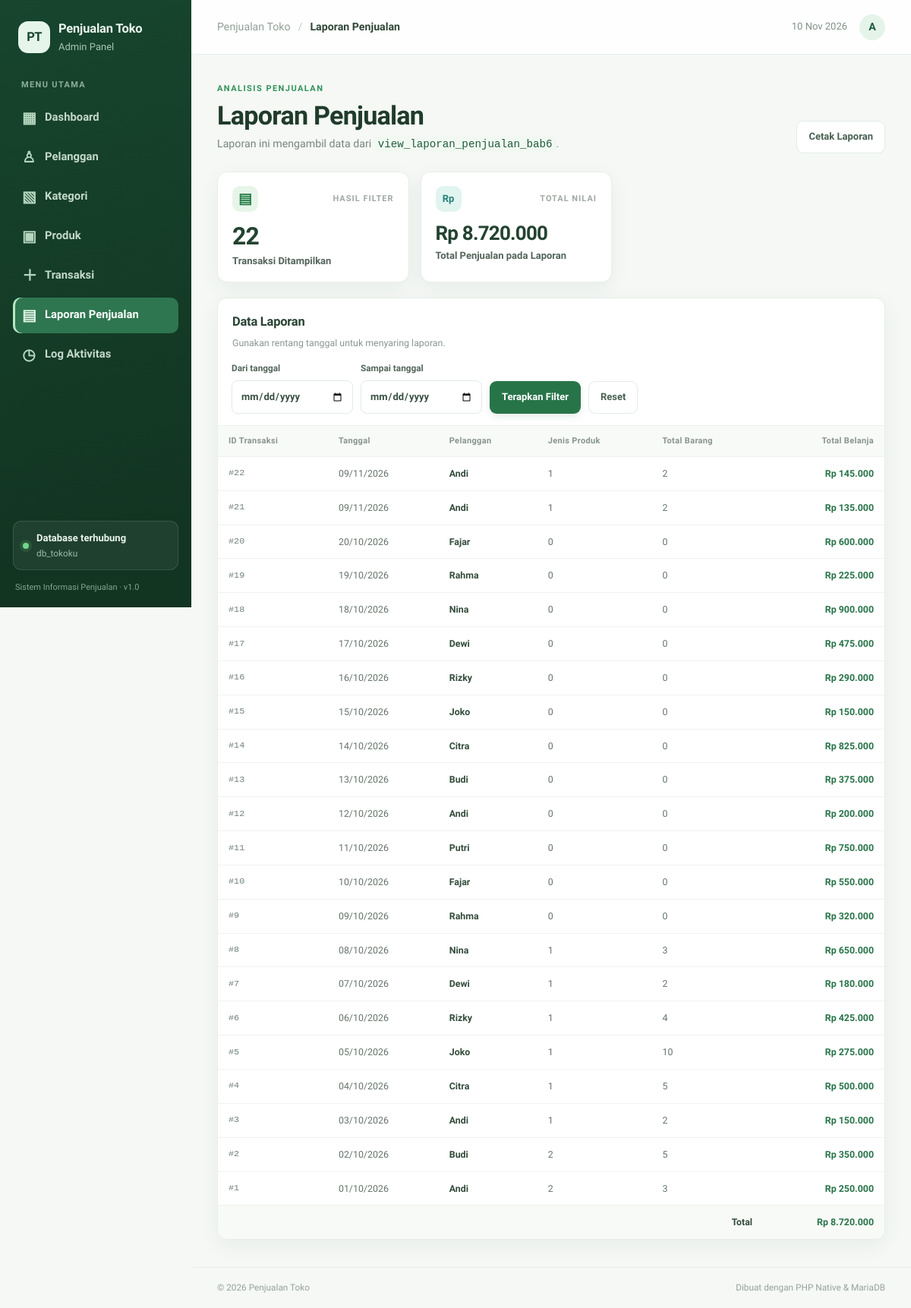
Screenshot of /index.php?page=laporan with the database file from the repository.
### tables this page shows
CREATE TABLE `tbl_transaksi` (
  `id_transaksi` int(11) NOT NULL,
  `tanggal` date DEFAULT NULL,
  `id_pelanggan` int(11) DEFAULT NULL,
  `total_belanja` decimal(12,2) DEFAULT NULL
);

### index.php (called while the page is built, shortened)
<?php
require __DIR__ . '/includes/helpers.php';
$page = $_GET['page'] ?? 'dashboard';
require __DIR__ . '/includes/header.php';
$pageFile = __DIR__ . '/pages/' . $page . '.php';
require $pageFile;
require __DIR__ . '/includes/footer.php';

### includes/helpers.php (called while the page is built, shortened)
<?php
function e(mixed $value): string
{
    return htmlspecialchars((string)($value ?? ''), ENT_QUOTES, 'UTF-8');
}
function rupiah(mixed $value): string
{
    return 'Rp ' . number_format((float)$value, 0, ',', '.');
}

### pages/laporan.php (the view, shortened to what this page needs)
<?php
$start = trim((string)($_GET['mulai'] ?? ''));
$end = trim((string)($_GET['sampai'] ?? ''));
$baseSql = 'SELECT id_transaksi, tanggal, nama_pelanggan, jumlah_jenis_produk, total_barang, total_belanja FROM view_laporan_penjualan_bab6';
$params = [];
$conditions = [];
$sql = $baseSql . ($conditions ? ' WHERE ' . implode(' AND ', $conditions) : '') . ' ORDER BY tanggal DESC, id_transaksi DESC';
$stmt = $pdo->prepare($sql);
$stmt->execute($params);
$reports = $stmt->fetchAll();
$reportTotal = array_sum(array_map(static fn($row) => (float)$row['total_belanja'], $reports));
?>
<section class="page-heading"><div><span class="eyebrow">ANALISIS PENJUALAN</span><h1>Laporan Penjualan</h1><p>Laporan ini mengambil data dari <code>view_laporan_penjualan_bab6</code>.</p></div><button class="button button-light" type="button" onclick="window.print()">Cetak Laporan</button></section>
<section class="stats-grid report-stats"><article class="stat-card"><div class="stat-top"><span class="stat-icon green">▤</span><span class="stat-caption">HASIL FILTER</span></div><div class="stat-value"><?= number_format(count($reports)) ?></div><div class="stat-label">Transaksi Ditampilkan</div></article><article class="stat-card"><div class="stat-top"><span class="stat-icon teal">Rp</span><span class="stat-caption">TOTAL NILAI</span></div><div class="stat-value stat-currency"><?= e(rupiah($reportTotal)) ?></div><div class="stat-label">Total Penjualan pada Laporan</div></article></section>
<section class="panel panel-table"><div class="panel-heading"><div><h2>Data Laporan</h2><p>Gunakan rentang tanggal untuk menyaring laporan.</p></div></div>
    <form class="filter-form" method="get"><input type="hidden" name="page" value="laporan"><label>Dari tanggal<input type="date" name="mulai" value="<?= e($start) ?>"></label><label>Sampai tanggal<input type="date" name="sampai" value="<?= e($end) ?>"></label><button class="button button-primary" type="submit">Terapkan Filter</button><a class="button button-light" href="index.php?page=laporan">Reset</a></form>
    <div class="table-wrap"><table><thead><tr><th>ID Transaksi</th><th>Tanggal</th><th>Pelanggan</th><th>Jenis Produk</th><th>Total Barang</th><th class="text-right">Total Belanja</th></tr></thead><tbody><?php foreach ($reports as $row): ?><tr><td class="mono">#<?= e($row['id_transaksi']) ?></td><td><?= e(date('d/m/Y', strtotime($row['tanggal']))) ?></td><td class="cell-strong"><?= e($row['nama_pelanggan']) ?></td><td><?= number_format((int)$row['jumlah_jenis_produk']) ?></td><td><?= number_format((int)$row['total_barang']) ?></td><td class="text-right amount"><?= e(rupiah($row['total_belanja'])) ?></td></tr><?php endforeach; ?><?php if (!$reports): ?><tr><td colspan="6"><div class="table-empty">Tidak ada data pada rentang tanggal ini.</div></td></tr><?php endif; ?></tbody><tfoot><tr><td colspan="5" class="text-right cell-strong">Total</td><td class="text-right amount"><?= e(rupiah($reportTotal)) ?></td></tr></tfoot></table></div>
</section>

### rows the page displays
tbl_transaksi: id_transaksi "22", tanggal "09/11/2026", nama_pelanggan "Andi", jumlah_jenis_produk "1", total_barang "2", total_belanja "Rp 145.000"
tbl_transaksi: id_transaksi "21", tanggal "09/11/2026", nama_pelanggan "Andi", jumlah_jenis_produk "1", total_barang "2", total_belanja "Rp 135.000"
tbl_transaksi: id_transaksi "20", tanggal "20/10/2026", nama_pelanggan "Fajar", jumlah_jenis_produk "0", total_barang "0", total_belanja "Rp 600.000"
tbl_transaksi: id_transaksi "19", tanggal "19/10/2026", nama_pelanggan "Rahma", jumlah_jenis_produk "0", total_barang "0", total_belanja "Rp 225.000"
tbl_transaksi: id_transaksi "18", tanggal "18/10/2026", nama_pelanggan "Nina", jumlah_jenis_produk "0", total_barang "0", total_belanja "Rp 900.000"
tbl_transaksi: id_transaksi "17", tanggal "17/10/2026", nama_pelanggan "Dewi", jumlah_jenis_produk "0", total_barang "0", total_belanja "Rp 475.000"
tbl_transaksi: id_transaksi "16", tanggal "16/10/2026", nama_pelanggan "Rizky", jumlah_jenis_produk "0", total_barang "0", total_belanja "Rp 290.000"
tbl_transaksi: id_transaksi "15", tanggal "15/10/2026", nama_pelanggan "Joko", jumlah_jenis_produk "0", total_barang "0", total_belanja "Rp 150.000"
tbl_transaksi: id_transaksi "14", tanggal "14/10/2026", nama_pelanggan "Citra", jumlah_jenis_produk "0", total_barang "0", total_belanja "Rp 825.000"
tbl_transaksi: id_transaksi "13", tanggal "13/10/2026", nama_pelanggan "Budi", jumlah_jenis_produk "0", total_barang "0", total_belanja "Rp 375.000"
tbl_transaksi: id_transaksi "12", tanggal "12/10/2026", nama_pelanggan "Andi", jumlah_jenis_produk "0", total_barang "0", total_belanja "Rp 200.000"
tbl_transaksi: id_transaksi "11", tanggal "11/10/2026", nama_pelanggan "Putri", jumlah_jenis_produk "0", total_barang "0", total_belanja "Rp 750.000"
tbl_transaksi: id_transaksi "10", tanggal "10/10/2026", nama_pelanggan "Fajar", jumlah_jenis_produk "0", total_barang "0", total_belanja "Rp 550.000"
tbl_transaksi: id_transaksi "9", tanggal "09/10/2026", nama_pelanggan "Rahma", jumlah_jenis_produk "0", total_barang "0", total_belanja "Rp 320.000"
tbl_transaksi: id_transaksi "8", tanggal "08/10/2026", nama_pelanggan "Nina", jumlah_jenis_produk "1", total_barang "3", total_belanja "Rp 650.000"
tbl_transaksi: id_transaksi "7", tanggal "07/10/2026", nama_pelanggan "Dewi", jumlah_jenis_produk "1", total_barang "2", total_belanja "Rp 180.000"
tbl_transaksi: id_transaksi "6", tanggal "06/10/2026", nama_pelanggan "Rizky", jumlah_jenis_produk "1", total_barang "4", total_belanja "Rp 425.000"
tbl_transaksi: id_transaksi "5", tanggal "05/10/2026", nama_pelanggan "Joko", jumlah_jenis_produk "1", total_barang "10", total_belanja "Rp 275.000"
tbl_transaksi: id_transaksi "4", tanggal "04/10/2026", nama_pelanggan "Citra", jumlah_jenis_produk "1", total_barang "5", total_belanja "Rp 500.000"
tbl_transaksi: id_transaksi "3", tanggal "03/10/2026", nama_pelanggan "Andi", jumlah_jenis_produk "1", total_barang "2", total_belanja "Rp 150.000"
tbl_transaksi: id_transaksi "2", tanggal "02/10/2026", nama_pelanggan "Budi", jumlah_jenis_produk "2", total_barang "5", total_belanja "Rp 350.000"
tbl_transaksi: id_transaksi "1", tanggal "01/10/2026", nama_pelanggan "Andi", jumlah_jenis_produk "2", total_barang "3", total_belanja "Rp 250.000"

### other values shown
$item['icon'] "▦"
$item['label'] "Dashboard"
$item['icon'] "♙"
$item['label'] "Pelanggan"
$item['icon'] "▧"
$item['label'] "Kategori"
$item['icon'] "▣"
$item['label'] "Produk"
$item['icon'] "＋"
$item['label'] "Transaksi"
$item['icon'] "▤"
$item['label'] "Laporan Penjualan"
$item['icon'] "◷"
$item['label'] "Log Aktivitas"
$currentTitle "Laporan Penjualan"
